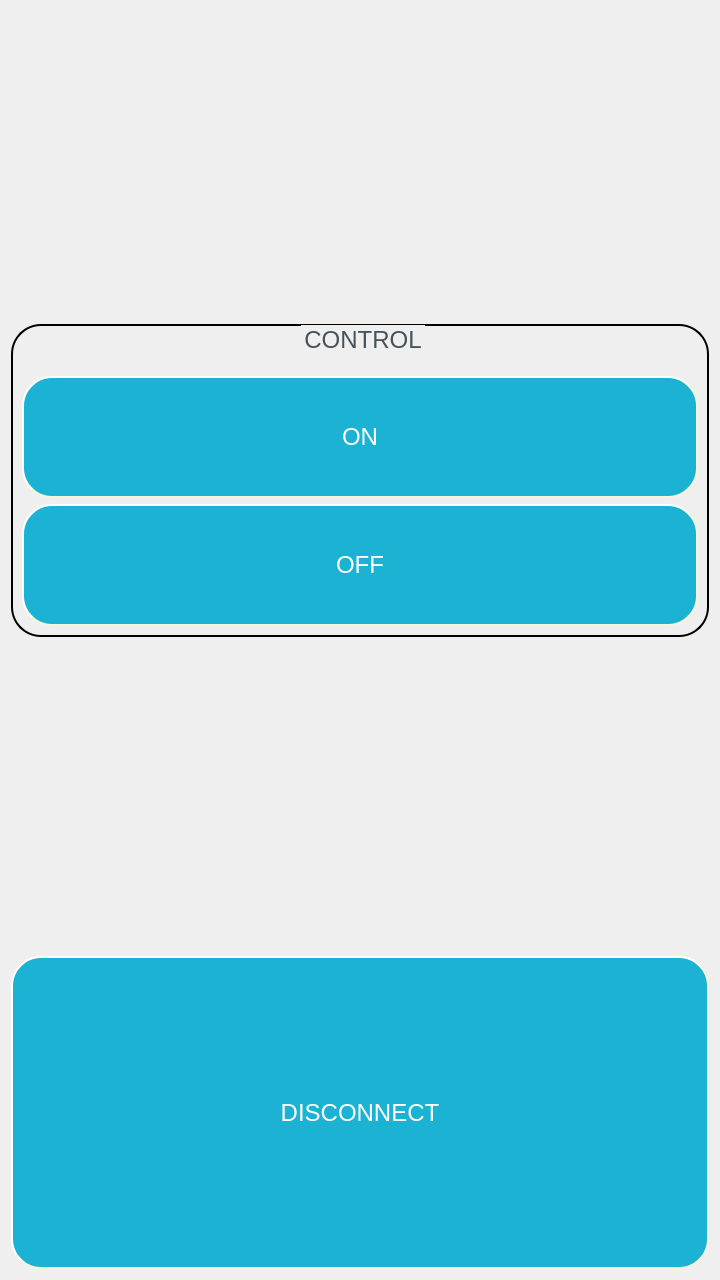
<?xml version="1.0" encoding="UTF-8"?>
<ui version="4.0">
 <class>WorkPage</class>
 <widget class="QWidget" name="WorkPage">
  <property name="geometry">
   <rect>
    <x>0</x>
    <y>0</y>
    <width>720</width>
    <height>1280</height>
   </rect>
  </property>
  <property name="windowTitle">
   <string>Form</string>
  </property>
  <layout class="QVBoxLayout" name="verticalLayout_3">
   <item>
    <spacer name="verticalSpacer_2">
     <property name="orientation">
      <enum>Qt::Vertical</enum>
     </property>
     <property name="sizeHint" stdset="0">
      <size>
       <width>20</width>
       <height>306</height>
      </size>
     </property>
    </spacer>
   </item>
   <item>
    <widget class="QGroupBox" name="gbDirectControl">
     <property name="sizePolicy">
      <sizepolicy hsizetype="Expanding" vsizetype="Expanding">
       <horstretch>0</horstretch>
       <verstretch>0</verstretch>
      </sizepolicy>
     </property>
     <property name="styleSheet">
      <string notr="true">*
{
    color:#46525a;
    font-size:24px;
	border-style: outset;
	border-width: 2px;
	border-radius: 30px;
	margin-top: 0.5em;
}
</string>
     </property>
     <property name="title">
      <string>CONTROL</string>
     </property>
     <property name="alignment">
      <set>Qt::AlignCenter</set>
     </property>
     <property name="flat">
      <bool>false</bool>
     </property>
     <layout class="QVBoxLayout" name="verticalLayout">
      <property name="topMargin">
       <number>50</number>
      </property>
      <item>
       <widget class="QPushButton" name="pbStart">
        <property name="sizePolicy">
         <sizepolicy hsizetype="Expanding" vsizetype="Expanding">
          <horstretch>0</horstretch>
          <verstretch>0</verstretch>
         </sizepolicy>
        </property>
        <property name="minimumSize">
         <size>
          <width>294</width>
          <height>100</height>
         </size>
        </property>
        <property name="maximumSize">
         <size>
          <width>16777215</width>
          <height>16777215</height>
         </size>
        </property>
        <property name="styleSheet">
         <string notr="true">QPushButton
{
	background-color: #1cb2d3;
	border-style: outset;
	border-width: 2px;
	border-radius: 30px;
	border-color: beige;
	min-width: 10em;
    color:#ffffff;
    font-size:24px;
}

QPushButton:hover 
{
	 background-color: #cad811;
 }

 QPushButton:pressed 
{
	background-color: #FF6A6F;     
 }

QPushButton:disabled 
{
	background-color:#46525a;
    color:#46525a;
}</string>
        </property>
        <property name="text">
         <string>ON</string>
        </property>
       </widget>
      </item>
      <item>
       <widget class="QPushButton" name="pbStop">
        <property name="sizePolicy">
         <sizepolicy hsizetype="Minimum" vsizetype="Expanding">
          <horstretch>0</horstretch>
          <verstretch>0</verstretch>
         </sizepolicy>
        </property>
        <property name="minimumSize">
         <size>
          <width>294</width>
          <height>100</height>
         </size>
        </property>
        <property name="styleSheet">
         <string notr="true">QPushButton
{
	background-color: #1cb2d3;
	border-style: outset;
	border-width: 2px;
	border-radius: 30px;
	border-color: beige;
	min-width: 10em;
    color:#ffffff;
    font-size:24px;
}

QPushButton:hover 
{
	 background-color: #cad811;
 }

 QPushButton:pressed 
{
	background-color: #FF6A6F;     
 }

QPushButton:disabled 
{
	background-color:#46525a;
    color:#46525a;
}</string>
        </property>
        <property name="text">
         <string>OFF</string>
        </property>
       </widget>
      </item>
     </layout>
    </widget>
   </item>
   <item>
    <spacer name="verticalSpacer">
     <property name="orientation">
      <enum>Qt::Vertical</enum>
     </property>
     <property name="sizeHint" stdset="0">
      <size>
       <width>20</width>
       <height>306</height>
      </size>
     </property>
    </spacer>
   </item>
   <item>
    <layout class="QVBoxLayout" name="verticalLayout_2">
     <item>
      <widget class="QPushButton" name="pbDisconnect">
       <property name="sizePolicy">
        <sizepolicy hsizetype="Minimum" vsizetype="Expanding">
         <horstretch>0</horstretch>
         <verstretch>0</verstretch>
        </sizepolicy>
       </property>
       <property name="minimumSize">
        <size>
         <width>294</width>
         <height>150</height>
        </size>
       </property>
       <property name="styleSheet">
        <string notr="true">QPushButton
{
	background-color: #1cb2d3;
	border-style: outset;
	border-width: 2px;
	border-radius: 30px;
	border-color: beige;
	min-width: 10em;
    color:#ffffff;
    font-size:24px;
}

QPushButton:hover 
{
	 background-color: #cad811;
 }

 QPushButton:pressed 
{
	background-color: #FF6A6F;     
 }

QPushButton:disabled 
{
	background-color:#46525a;
}</string>
       </property>
       <property name="text">
        <string>DISCONNECT</string>
       </property>
      </widget>
     </item>
    </layout>
   </item>
  </layout>
 </widget>
 <resources/>
 <connections/>
</ui>
